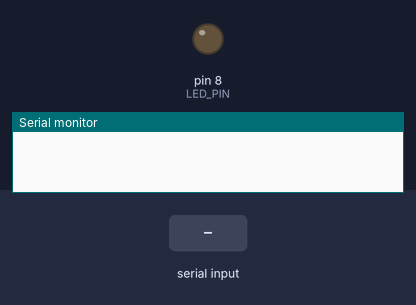
Recording of a sketch running on a simulated Arduino Uno, built with avr-gcc and run on an emulated ATmega328P. On the bench: output pins drawn as LEDs (lit = HIGH), the last lines printed to the serial monitor. The test bench sets the inputs (shaded band).

Above: at 1.2 s.
1.3 s: "1" received over Serial
At 2.7 s:
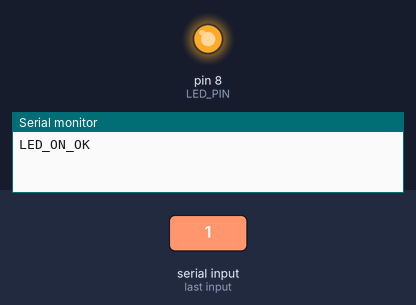
4.3 s: "0" received over Serial
At 5.0 s:
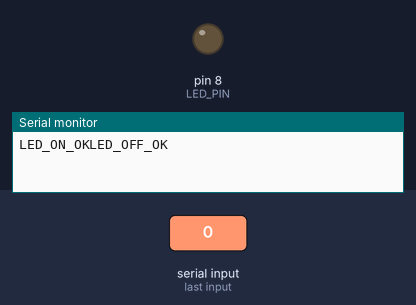
Timing chart, 0 to 7.3 s (numbered marks = the images above; inputs shaded):
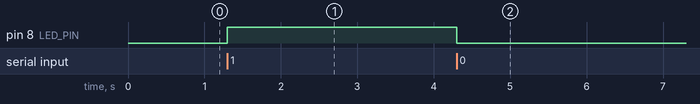

Measured:
- after the input at 1.3 s, pin 8 (LED_PIN): LOW → HIGH at once
- after the input at 4.3 s, pin 8 (LED_PIN): HIGH → LOW at once

The sketch:

SerialPort_LED.ino
```cpp
#define LED_PIN 8                          // 定義第8針腳輸出LED亮滅的狀態

bool LLedState = false;                    // 設定初始值
int LVal = 0;

void setup() {
   pinMode(LED_PIN, OUTPUT);               //設定第8針腳為輸出模式
   Serial.begin(9600);                     //設定通訊位元率為9600
}

void loop() {
  if(Serial.available() > 0) {             // 檢查是否可以從通訊埠讀取數據
    LVal = Serial.read();                  // 從通訊埠讀取數據
    if(LVal != 0) {                        // 讀取的數據不能為空
      if(LVal == 45) {
        Serial.print("READY");             // 傳輸準備完成的字串
      } else {
         OnSerialCommand(LVal);            // 執行LED開關的子程式
      }
      LVal = 0;                            // 重新設定初始值
    }
  }
 }

void OnSerialCommand(int cmd) {
  if(cmd == 49) {                          // 如果接收到的字串為'1'
    LLedState = true;                      // 設定LED開關狀態為True
  } else if(cmd == 48) {                   // 收到的字串如果'0'
    LLedState = false;                     // 設定LED開關狀態為False
  }
  if(LLedState) {                          // 檢查LED燈開關狀態
    digitalWrite(LED_PIN, HIGH);           // 第8針腳輸出高位電平，LED燈亮
    Serial.print("LED_ON_OK");             // 傳送LED燈亮的資訊
  } else {
    digitalWrite(LED_PIN, LOW);            // 第8針腳輸出低位電平，LED燈滅
    Serial.print("LED_OFF_OK");            // 傳送LED燈滅的資訊
  }
} 
```
